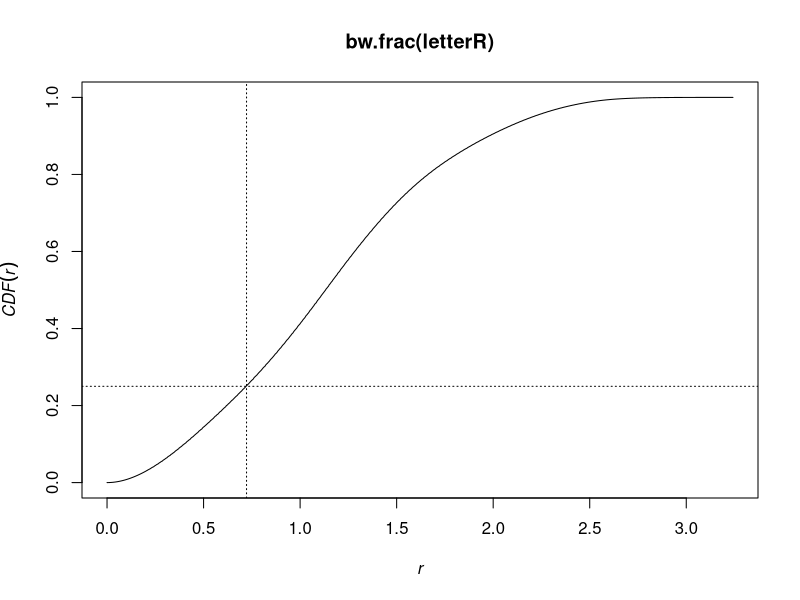

Write R code to recreate this figure.
library(spatstat)


### Name: bw.frac
### Title: Bandwidth Selection Based on Window Geometry
### Aliases: bw.frac
### Keywords: spatial methods smooth

### ** Examples

  h <- bw.frac(letterR)
  h
  plot(h, main="bw.frac(letterR)")
